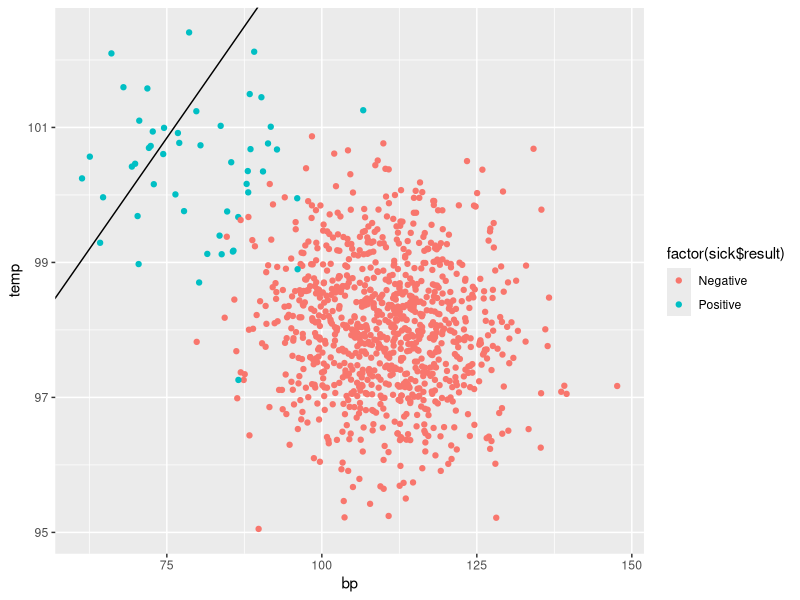
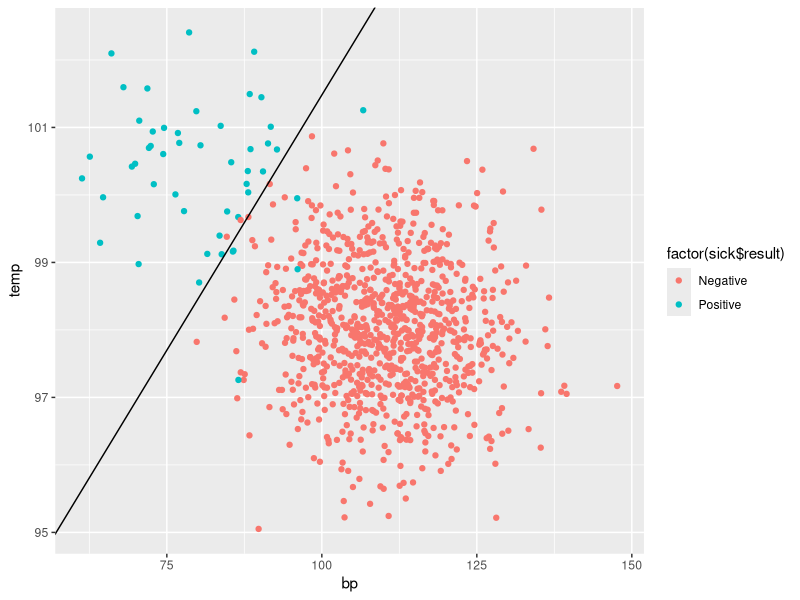
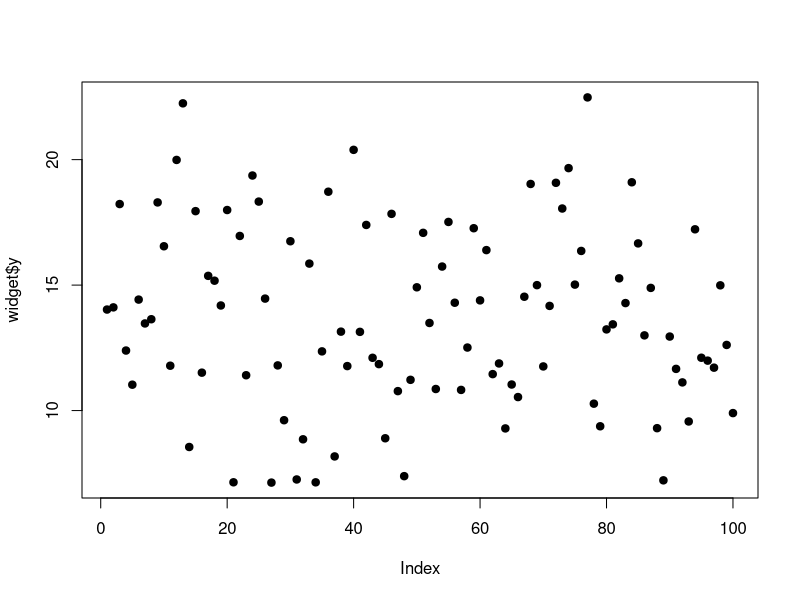
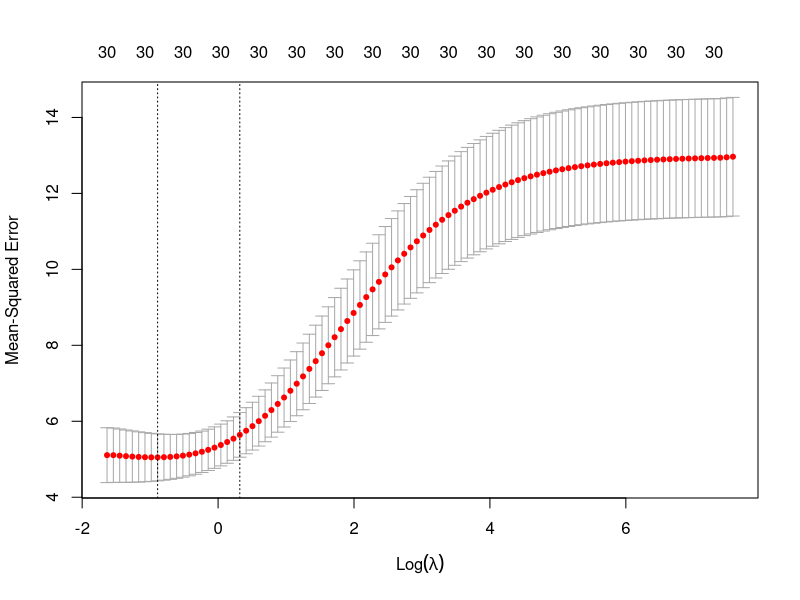
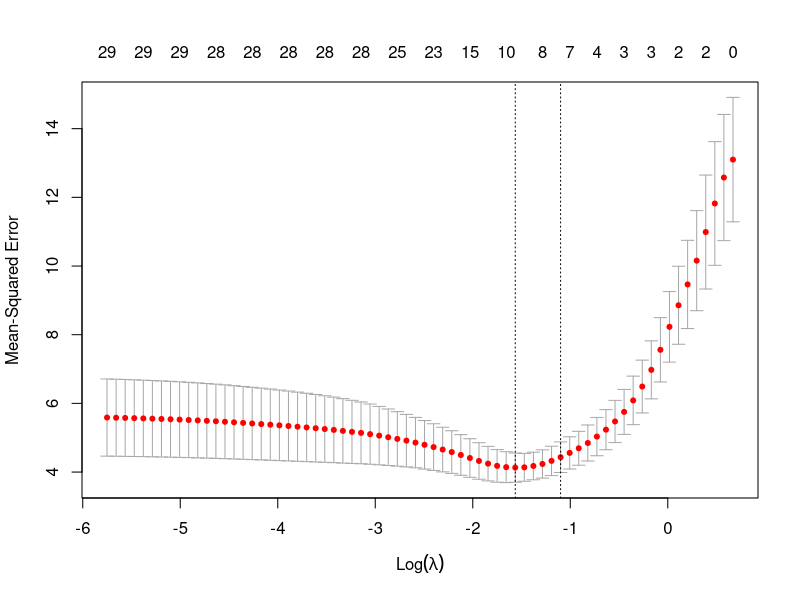

Reproduce these figures in R, in order.
## ---- chunk 1
knitr::opts_chunk$set(echo = TRUE)
## ---- chunk 2
library(dplyr)
library(ggplot2)
sick <- read.csv("sick_data.csv") 
sick$dummy <- ifelse(sick$result == "Positive", 1, 0)
lm1 <- lm(dummy~bp+temp, data=sick)
summary(lm1)
sick$predicted <- ifelse (fitted(lm1) < 0.5, "Negative", "Positive")
sick$count <- ifelse (sick$result == sick$predicted, 1, 0)
sum(sick$count)/1000
## ---- chunk 3
lm2 <- glm(dummy~bp+temp, data=sick, family = "binomial")
summary(lm2)
sick$predicted_logit <- ifelse (fitted(lm2) < 0.5, "Negative", "Positive")
sick$count_logit <- ifelse (sick$result == sick$predicted_logit, 1, 0)
sum(sick$count_logit)/1000
c <- (0.5 - coef(lm2)["(Intercept)"])/coef(lm2)["temp"]
d <- coef(lm2)["bp"]/coef(lm2)["temp"]

## ---- chunk 4
a <- (0.5 - coef(lm1)["(Intercept)"])/coef(lm1)["temp"]
b <- coef(lm1)["bp"]/coef(lm1)["temp"]
ggplot(sick, aes(x = bp, y= temp))+
  geom_point(aes(color = factor(sick$result ))) +
  geom_abline(intercept = a, slope = -b, color = "black")
## ---- chunk 5
ggplot(sick, aes(x = bp, y= temp))+
  geom_point(aes(color = factor(sick$result ))) +
  geom_abline(intercept = c, slope = -d, color = "black")
## ---- chunk 6
widget <- read.csv("widget_data.csv")
plot(widget$y, pch=19)
## ---- chunk 7
library(glmnet)
library(tidyverse)
library(broom)

grid = 10^seq(2, -2, length = 100)
ridge.mod = glmnet(x = as.matrix(widget[,2:31]), y = as.matrix(widget[1]), alpha = 0, lambda=grid) %>% broom::tidy()

#Plot Ridge
ridge.plot = ggplot(data.frame(ridge.mod), aes(x = ridge.mod$lambda, y = ridge.mod$estimate)) + geom_point()

#CV Ridge
set.seed(1)
cv.out = cv.glmnet(x = as.matrix(widget[,2:31]), y = as.matrix(widget[1]), alpha = 0)
plot(cv.out)
bestlam = cv.out$lambda.min
bestlam
## ---- chunk 8
lasso.mod = glmnet(x = as.matrix(widget[, 2:31]), y = as.matrix(widget[1]), alpha = 1, lambda=grid) %>% broom::tidy()

#Plot lasso
lasso.plot = ggplot(data.frame(lasso.mod), aes(x = lasso.mod$lambda, y = lasso.mod$estimate)) + geom_point()

#CV lasso
set.seed(2)
cv.out1 = cv.glmnet(x = as.matrix(widget[,2:31]), y = as.matrix(widget[1]), alpha = 1)
plot(cv.out1)
bestlam1 = cv.out1$lambda.min
bestlam1
## ---- chunk 9
library(e1071)

